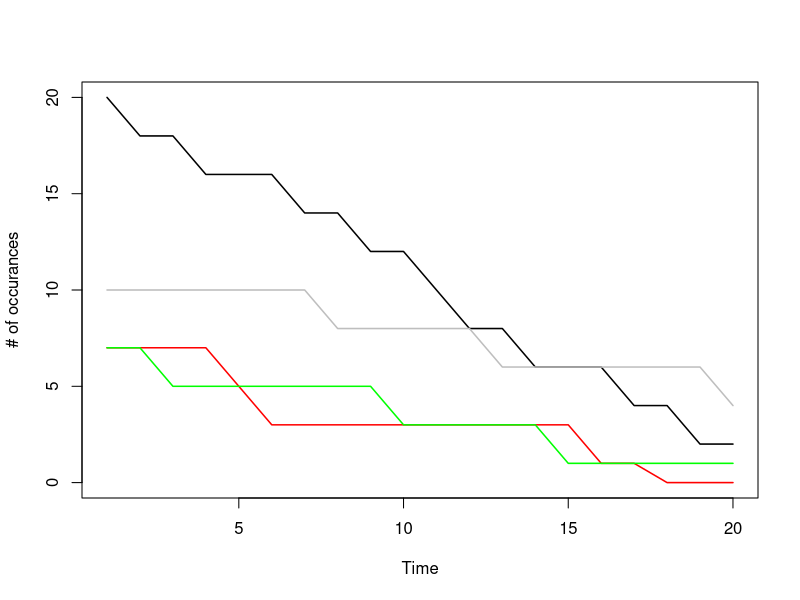
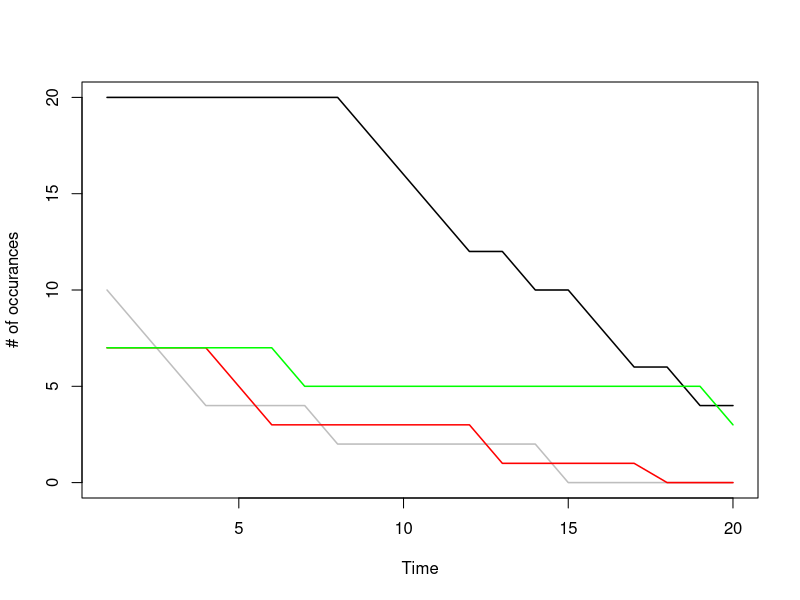
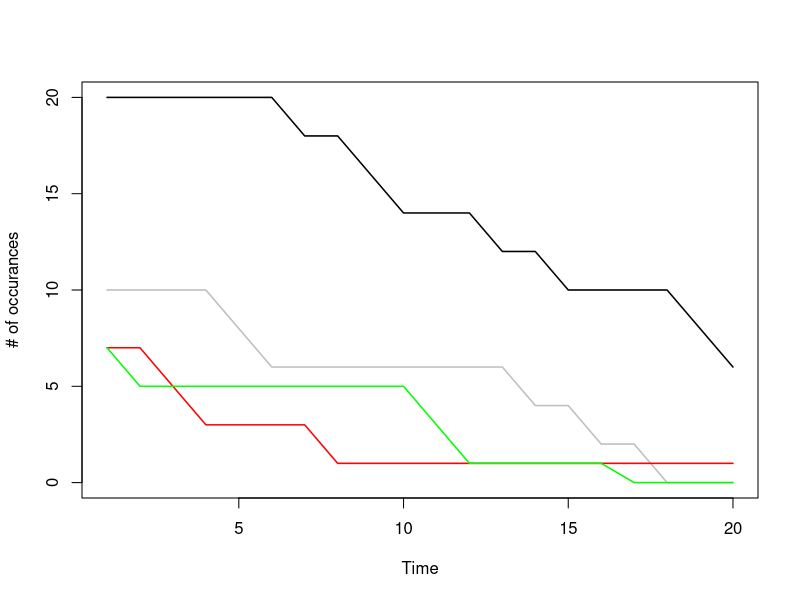
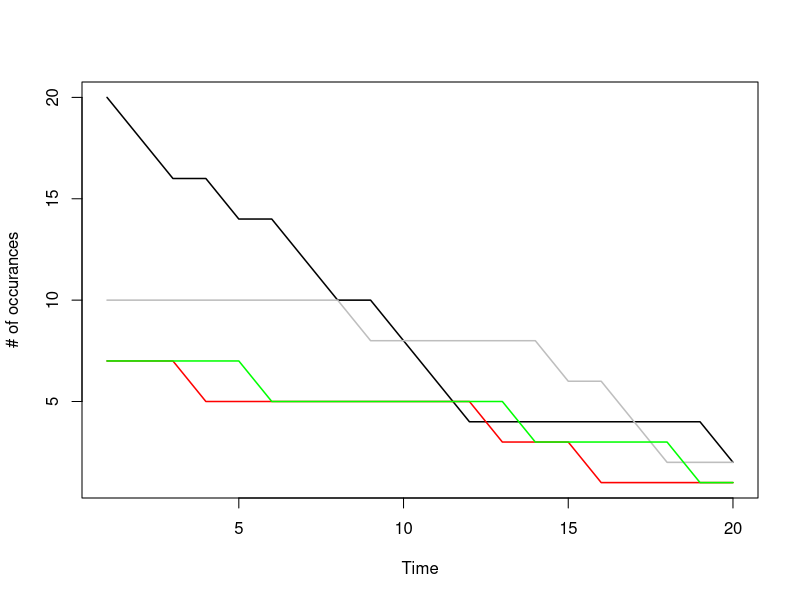

Generate these figures, in order, with R:
# ---
#   title: "PolyErn"
# author: "Tushar Chitnavis"
# date: "2023-09-23"
# output: html_document
# ---
#   
#   ```{r setup, include=FALSE}
# knitr::opts_chunk$set(echo = TRUE)
# ```
# 
# -----------------------------------------------------------------------------------------------------
#   
#   Generalized urn simulation with R: The initial composition of colours in the urn is 20
# black, 10 white, 7 red, and 7 green. When a ball of a certain colour is picked, we remove
# another ball of the same colour from the urn. For example, when a black ball is picked
# for the first draw, we remove another black ball before we start the second draw, so that
# there are 2 black balls removed in total.
# (a) Simulate the composition of colours in each draw for 20 trials. R coding only
# (b) Repeat this experiment 3 more times (with different set.seed). R coding only
# (c) Visualize the results of the above 4 experiments in a 2 by 2 plot. In each pot,
# visualize the time series of the number of balls of each colour.
# 
# ```{r}

#This function simulates the Polya urn process for a given initial composition (init), a decrement factor (lambda), and a specified number of trials (n_trials).

polya_urn <- function(init, lambda, n_trials){
  
  res <- matrix(NA, nrow = n_trials, ncol = length(init))
  res[1, ] <- init #first composition we give it 
  
  for(i in 2:n_trials){
    
    #for things after the first composition
    
    interval <- cumsum(res[i-1, ])/sum(res[i-1, ]) #Calculate the cumulative probabilities of drawing each color. This represents the proportion of each item in the urn.runif(1): Generate a random number from a uniform distribution between 0 and 1.
    
    draw <- runif(1)
    bin_asign <- c(interval > draw) * 1  #Create a binary vector indicating which bin is selected based on whether the cumulative probability is greater than the random draw. The multiplication by 1 converts TRUE/FALSE to 1/0.
    
    bin_select <- c() #empty 
    
    for(j in 1:length(bin_asign)){
      
      if(bin_asign[j] == 1){
        #that means interval > draw 
        bin_select <- j #this was chosen 
        break #Exit the loop as soon as a bin is selected
      }
    }
    
    res[i, ] <- res[i-1, ] #update results matrix
    
    if(res[i, bin_select] - lambda == -1 ){
      res[i, bin_select] <- 0 #added restriction to draw only one ball, if only last ball available
    }
    else {
      res[i, bin_select] <- res[i, bin_select] - lambda
    }
  }
  return(res)
}

#The function is called with different initial compositions and random seeds, resulting in four different simulations (polya_result_1, polya_result_2, polya_result_3, 

polya_result_1 <- polya_urn(c(20,10,7,7), 2, 20)
print(polya_result_1)

set.seed(200)
polya_result_2 <- polya_urn(c(20,10,7,7), 2, 20)
print(polya_result_2)

set.seed(300)
polya_result_3 <- polya_urn(c(20,10,7,7), 2, 20)
print(polya_result_3)

set.seed(400)
polya_result_4 <- polya_urn(c(20,10,7,7), 2, 20)
print(polya_result_4)

#The results of the four simulations are stored in a list for further analysis.

list_res <- list(polya_result_1, polya_result_2, polya_result_3, polya_result_4)

color_lists <- c('black','gray','red','green')

#This loop generates plots for each simulation, showing the evolution of the urn's composition over time. Different colors are used for different types of items. Used Gary to denote White ball.

for(i in 1:length(list_res)){
  
  y_min <- min(list_res[[i]])
  y_max <- max(list_res[[i]])
  
  
  plot(1, type = "n", ylim = c(y_min, y_max), xlim = c(1, 20), xlab = "Time", ylab = "# of occurances")
  
  for(j in 1:4){
    lines(1:20, list_res[[i]][,j], col = color_lists[j], lwd = 1.5)
  }
}
# ```
# 
# -----------------------------------------------------------------------------------------------------
# 
#   
  